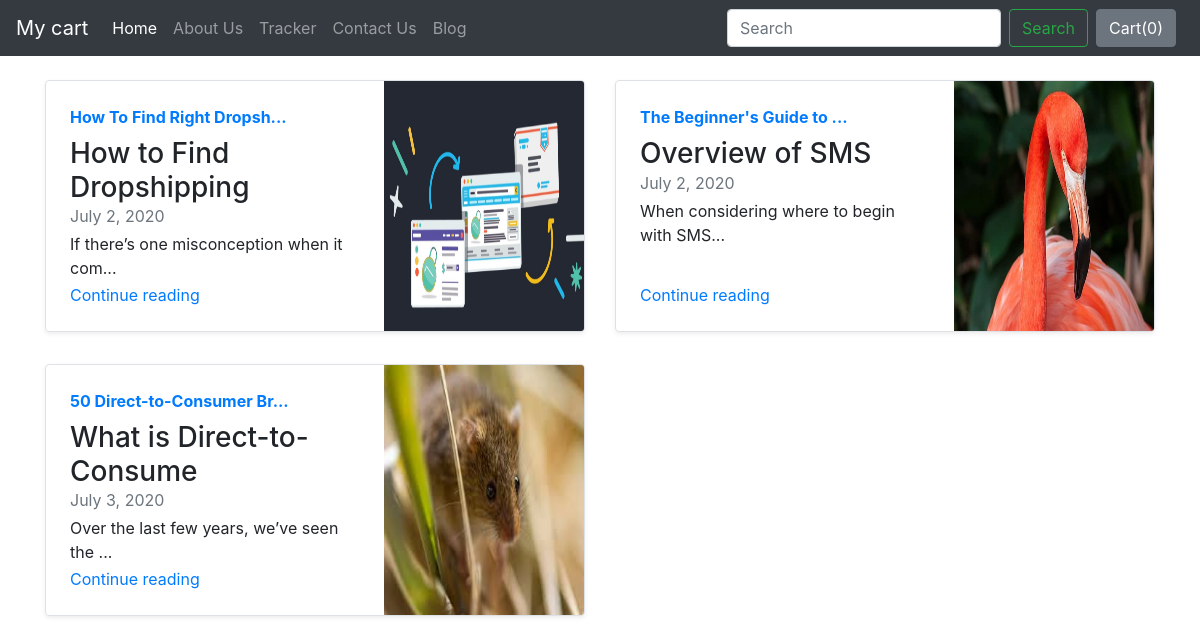
The app's page /blogs/ with its own data.
### blogs/models.py (models this page shows)
class Blog(models.Model):
    post_id = models.AutoField(primary_key=True)
    title = models.CharField(max_length=70,default="")
    head0 = models.CharField(max_length=70,default="")
    chead0 = models.CharField(max_length=700,default="")
    head1 = models.CharField(max_length=70,default="")
    chead1 = models.CharField(max_length=700,default="")
    head2 = models.CharField(max_length=70,default="")
    chead2 = models.CharField(max_length=700,default="")
    pub_date = models.DateField()
    thumbnail = models.ImageField(upload_to='blogs/images',default="")
    def __str__(self):
        return self.title

### blogs/views.py (the view)
# urls.py: path('',views.index,name='blogHome'),
def index(request):
    myposts = Blog.objects.all()
    print(myposts)
    return render(request,'blogs/index.html',{'myposts':myposts})

### blogs/templates/blogs/index.html
{% extends 'blogs/basic.html' %}
{% block body %}
    <div class="container mt-4" >
         <div class="row mb-2">
      {% for item in myposts%}
    <div class="col-md-6">
      <div class="row no-gutters border rounded overflow-hidden flex-md-row mb-4 shadow-sm h-md-250 position-relative">
        <div class="col p-4 d-flex flex-column position-static">
          <strong class="d-inline-block mb-2 text-primary">{{item.title|slice:":24"}}...</strong>
          <h3 class="mb-0">{{item.head0|slice:":25"}}</h3>
          <div class="mb-1 text-muted">{{item.pub_date}}</div>
          <p class="card-text mb-auto">{{item.chead0|slice:":40"}}...</p>
          <a href="blogpost/{{item.post_id}}" class="stretched-link">Continue reading</a>
        </div>
        <div class="col-auto d-none d-lg-block">
          <img src="/media/{{item.thumbnail}}" class="bd-placeholder-img" width="200" height="250" >
        </div>
      </div>
    </div>
{% if forloop.counter|divisibleby:2%}
    </div><div class="row mb-2">
      {% endif %}
      {% endfor %}
    </div>
    </div>
{% endblock %}

### records on screen
Blog: title "How To Find Right Dropsh", head0 "How to Find Dropshipping", pub_date "July 2, 2020", chead0 "If there’s one misconception when it com", thumbnail (picture)
Blog: title "The Beginner's Guide to", head0 "Overview of SMS", pub_date "July 2, 2020", chead0 "When considering where to begin with SMS", thumbnail (picture)
Blog: title "50 Direct-to-Consumer Br", head0 "What is Direct-to-Consume", pub_date "July 3, 2020", chead0 "Over the last few years, we’ve seen the", thumbnail (picture)
